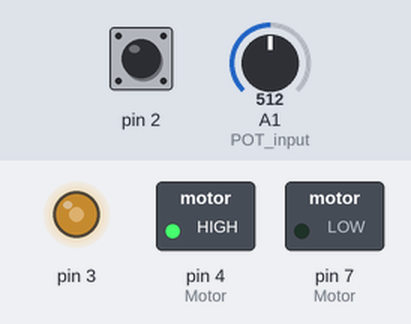
Simulated run of this sketch. Board: Arduino Uno, built with avr-gcc and run on an emulated ATmega328P. Shown: switched loads named in the sketch (green lamp = pin HIGH), output pins drawn as LEDs (lit = HIGH). The test bench sets the inputs (shaded band); at power-on: A1 (POT_input) = 512, pin 2 HIGH.

Above: at 1.2 s.
1.3 s: A1 (POT_input) set to 716
At 2.5 s:
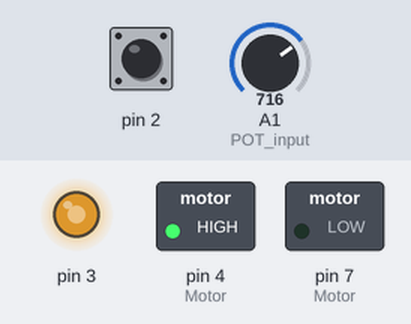
2.8 s: pin 2 pulled LOW for 0.15 s
At 3.8 s:
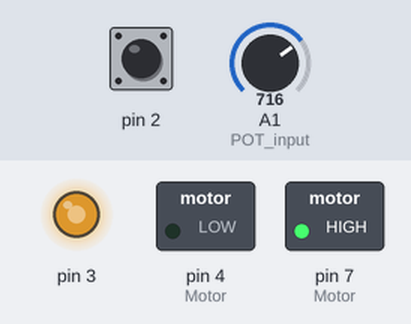
4.5 s: A1 (POT_input) set to 900
At 4.9 s:
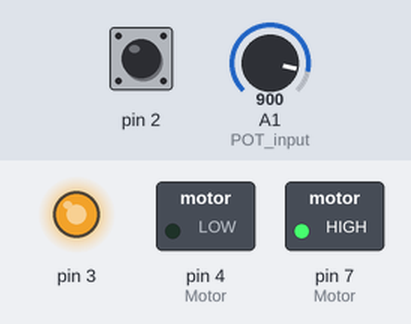
6.0 s: pin 2 pulled LOW for 1 s
At 7.4 s:
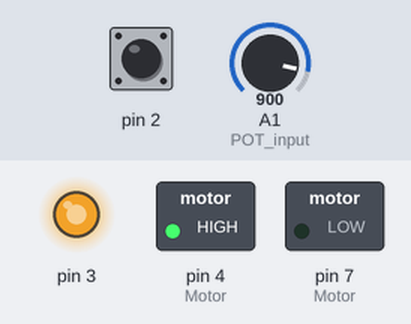
8.5 s: A1 (POT_input) set to 122
At 9.2 s:
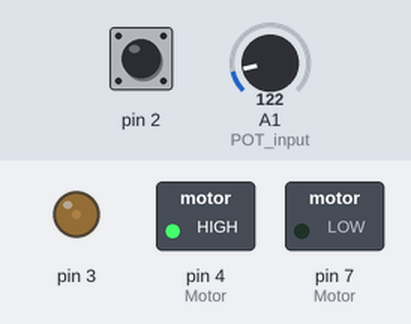
10.0 s: pin 2 pulled LOW for 0.15 s
At 10.5 s:
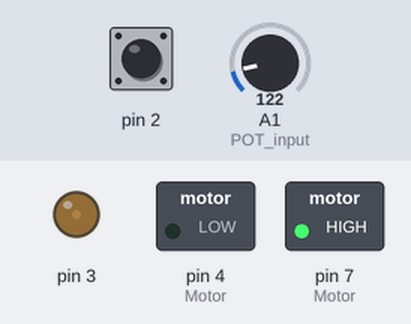
Timing chart, 0 to 12.7 s (numbered marks = the images above; inputs shaded):
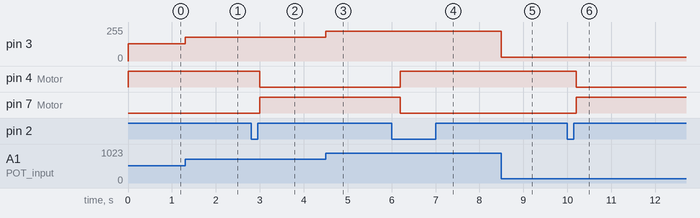

Measured:
- after the input at 1.3 s, pin 3: 128/255 → 179/255 at once
- after the input at 2.8 s, pin 4 (Motor): HIGH → LOW after 0.20 s; pin 7 (Motor): LOW → HIGH after 0.20 s
- after the input at 4.5 s, pin 3: 179/255 → 225/255 at once
- after the input at 6.0 s, pin 4 (Motor): LOW → HIGH after 0.20 s; pin 7 (Motor): HIGH → LOW after 0.20 s
- after the input at 8.5 s, pin 3: 225/255 → 30/255 at once
- after the input at 10.0 s, pin 4 (Motor): HIGH → LOW after 0.20 s; pin 7 (Motor): LOW → HIGH after 0.20 s

The sketch:

test_l293d.ino
```cpp
const int POT_input = A1;   /* assign ADC Channel */
bool d1 = HIGH;
bool d2 = LOW;

void setup() {
  pinMode(4, OUTPUT);  /* Motor control pin 1 */
  pinMode(7, OUTPUT);  /* Motor control pin 2 */
  pinMode(3, OUTPUT);  /* PWM pin for Speed Control */
  pinMode(2, INPUT_PULLUP);  /* Interrupt pin for direction control */
  attachInterrupt(digitalPinToInterrupt(2), motor, FALLING);  /* Interrupt on falling edge on pin 2 */
}

void loop() {
  int pwm_adc;
  pwm_adc = analogRead(POT_input); /* Input from Potentiometer for speed control */
  digitalWrite(4,d1);
  digitalWrite(7,d2);
  analogWrite(3, pwm_adc / 4);
}

void motor(){
  d1 = !d1;
  d2 = !d2;
  _delay_ms(200);
}
```
